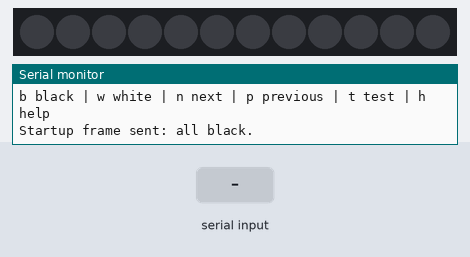
Recording of a program running on a simulated Arduino Mega 2560, built with avr-gcc and run on an emulated ATmega2560. Parts: 12 RGB LEDs in strip order, left to right, the last lines printed to the serial monitor. Inputs (shaded band) come from the test bench.

Above: at 1.2 s.
1.3 s: "t" received over Serial
At 1.45 s:
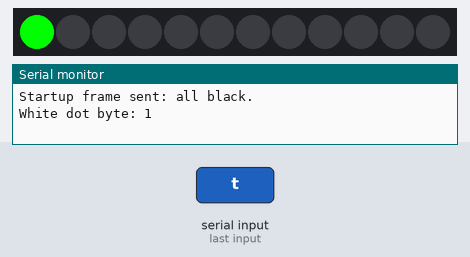
At 2.05 s:
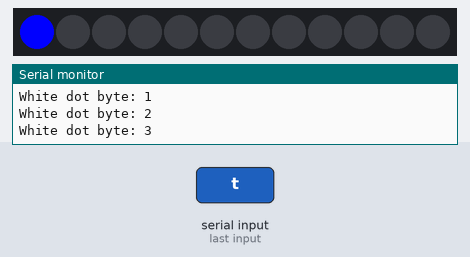
Timing chart, 0 to 4.3 s (numbered marks = the images above; inputs shaded):
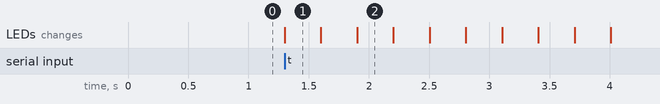

Measured:
- after the input at 1.3 s, the LEDs: change at once (image 1)

The program:

main.cpp
```cpp
#include <Arduino.h>
#include <Adafruit_NeoPixel.h>

constexpr uint8_t DATA_PIN = 6;
constexpr uint8_t DOT_COUNT = 35;
constexpr uint8_t WIRE_BYTES = 36;
constexpr uint8_t PSEUDO_PIXELS = WIRE_BYTES / 3;

Adafruit_NeoPixel signal(PSEUDO_PIXELS, DATA_PIN, NEO_GRB + NEO_KHZ800);
uint8_t dots[DOT_COUNT] = {0};
int selectedDot = -1;

void sendFrame() {
  uint8_t *wire = signal.getPixels();
  memset(wire, 0, WIRE_BYTES);
  memcpy(wire, dots, DOT_COUNT);
  signal.show();
}

void fillFrame(uint8_t value) {
  memset(dots, value, sizeof(dots));
  sendFrame();
}

void showOnly(int index) {
  memset(dots, 0, sizeof(dots));
  if (index >= 0 && index < DOT_COUNT) dots[index] = 0xFF;
  sendFrame();
  Serial.print(F("White dot byte: "));
  Serial.println(index + 1);
}

void testEveryDot() {
  for (int i = 0; i < DOT_COUNT; ++i) {
    showOnly(i);
    delay(300);
  }
  fillFrame(0x00);
}

void printHelp() {
  Serial.println(F("b black | w white | n next | p previous | t test | h help"));
}

void setup() {
  pinMode(DATA_PIN, OUTPUT);
  digitalWrite(DATA_PIN, LOW);
  Serial.begin(115200);
  signal.begin();
  fillFrame(0x00);
  printHelp();
  Serial.println(F("Startup frame sent: all black."));
}

void loop() {
  if (!Serial.available()) return;
  switch (tolower(Serial.read())) {
    case 'b': fillFrame(0x00); break;
    case 'w': fillFrame(0xFF); break;
    case 'n': selectedDot = (selectedDot + 1) % DOT_COUNT; showOnly(selectedDot); break;
    case 'p': selectedDot = (selectedDot + DOT_COUNT - 1) % DOT_COUNT; showOnly(selectedDot); break;
    case 't': testEveryDot(); break;
    case 'h': printHelp(); break;
  }
}
```
